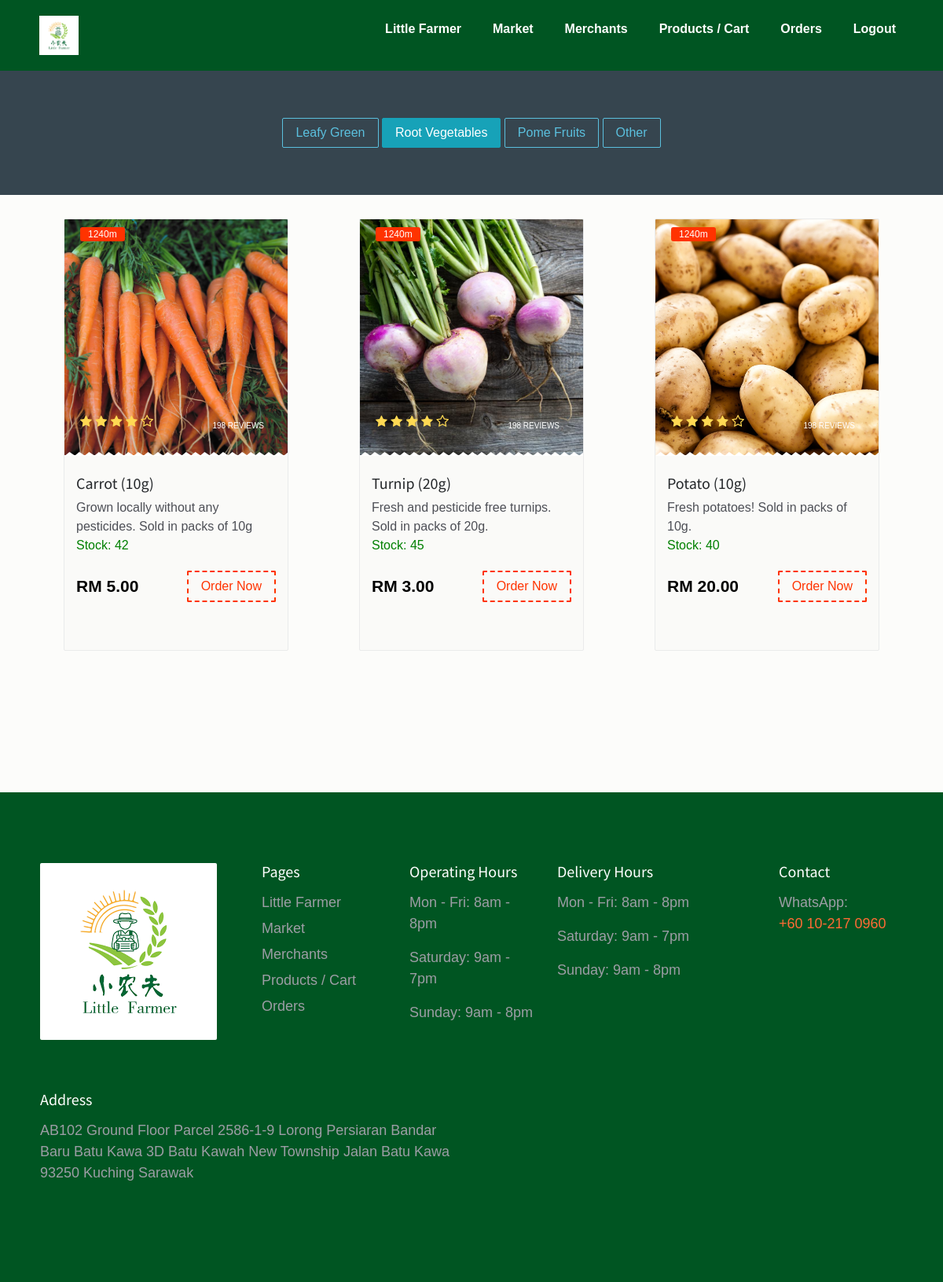
/category_products.php?categories_id=6 (signed in), run on an earlier commit of the app's database.
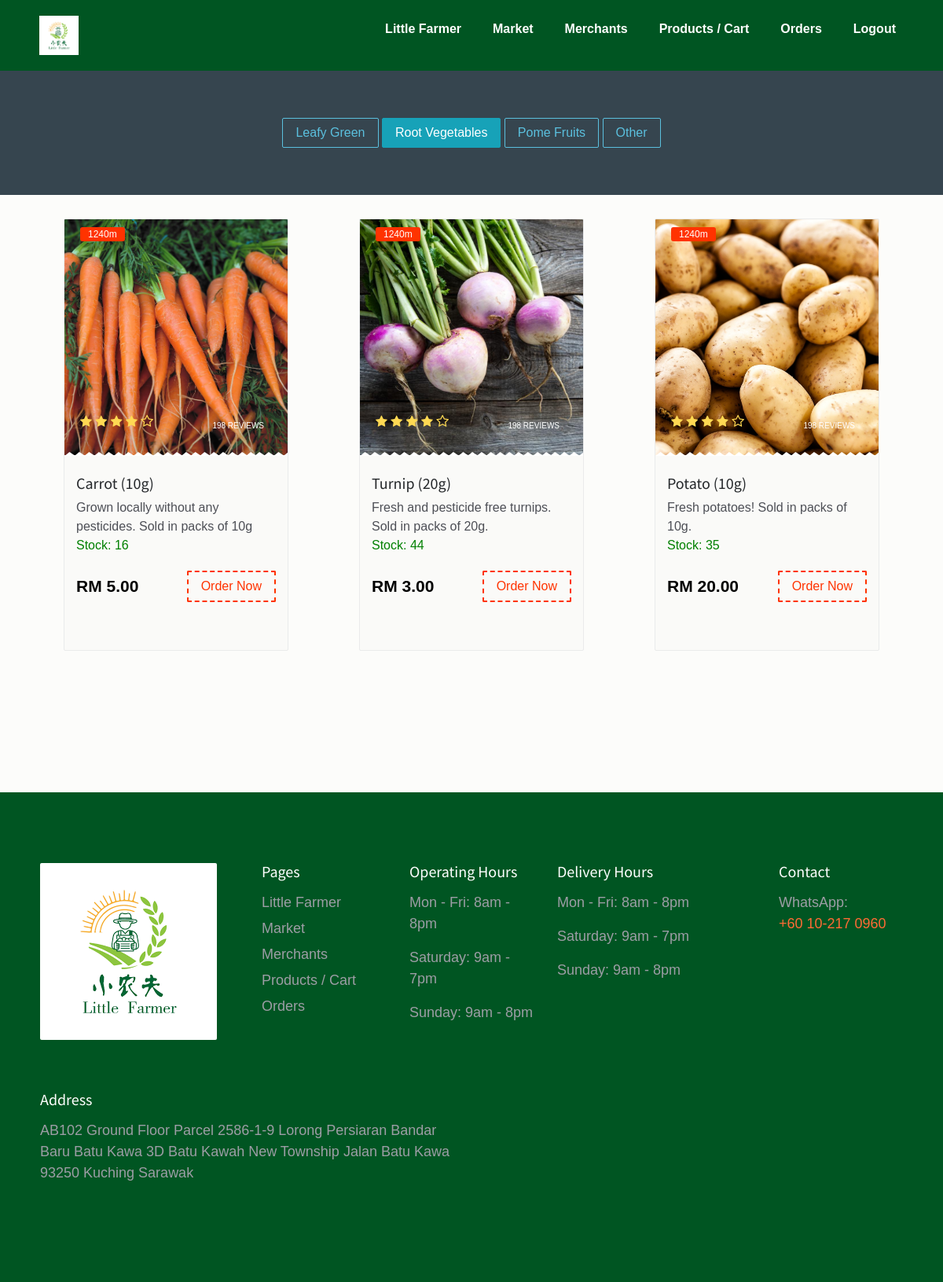
And on a later commit of the database.
### tables this page shows
CREATE TABLE `product` (
  `product_id` int(11) NOT NULL,
  `product_name` varchar(255) NOT NULL,
  `product_image` text NOT NULL,
  `descr` varchar(500) NOT NULL,
  `weight` int(5) NOT NULL,
  `categories_id` int(11) NOT NULL,
  `quantity` decimal(11,3) NOT NULL,
  `price` decimal(10,2) NOT NULL,
  `owner` text NOT NULL,
  `active` int(11) NOT NULL DEFAULT 0,
  `status` int(11) NOT NULL DEFAULT 0
);

### category_products.php (the view, shortened to what this page needs)
<!DOCTYPE html>
<html lang="en">
<head>
    <link href="css/bootstrap.min.css" rel="stylesheet">
    <link href="css/font-awesome.min.css" rel="stylesheet">
    <link href="css/animsition.min.css" rel="stylesheet">
    <link href="css/animate.css" rel="stylesheet">
    <link href="css/style.css" rel="stylesheet">
</head>
<body class="home">
    <?php include("includes/header.php"); ?>
    <section class="hero">
        <div class="hero-inner">
            <?php
                $activeCategoryId = isset($_GET['categories_id']) ? $_GET['categories_id'] : '';
            ?>
            <div>
                <a href="category_products.php?categories_id=5" class="btn btn-outline-info <?= $activeCategoryId == 5 ? 'active-link' : '' ?>" role="button">Leafy Green</a>
                <a href="category_products.php?categories_id=6" class="btn btn-outline-info <?= $activeCategoryId == 6 ? 'active-link' : '' ?>" role="button">Root Vegetables</a>
                <a href="category_products.php?categories_id=7" class="btn btn-outline-info <?= $activeCategoryId == 7 ? 'active-link' : '' ?>" role="button">Pome Fruits</a>
                <a href="category_products.php?categories_id=8" class="btn btn-outline-info <?= $activeCategoryId == 8 ? 'active-link' : '' ?>" role="button">Other</a>
            </div>
        </div>
    </section>
    <section class="popular">
        <div class="container">
            <div class="row">
            <?php
            if (isset($_GET['categories_id']))
            {
                $id = $_GET['categories_id'];
            }
            else
            {
                $id = 0;
            }
            $ress = mysqli_query($db, "SELECT * FROM product WHERE categories_id = {$id}");
            while ($r = mysqli_fetch_array($ress))
            {
                echo '<div class="col-xs-12 col-sm-6 col-md-4 food-item">
                        <div class="food-item-wrap">
                            <div class="figure-wrap bg-image search-product" data-image-src="' . $r['product_image'] . '">
                                <div class="distance"><i class="fa fa-pin"></i>1240m</div>
                                <div class="rating pull-left"> <i class="fa fa-star"></i> <i class="fa fa-star"></i> <i class="fa fa-star"></i> <i class="fa fa-star"></i> <i class="fa fa-star-o"></i> </div>
                                <div class="review pull-right"><a href="#">198 reviews</a> </div>
                            </div>
                            <div class="product content" data-product-id="'.$r['product_id'].'" data-product-owner="'.$r['owner'].'">
                                <div class="price-btn-block">
                                    <a href="dishes.php?res_id='.$r['owner'].'"> <h5>'.$r['product_name'].'</h5></a>
                                    <div>'.$r['descr'].'</div>
                                    <div class="product-name" style="color: green;"> Stock: '.(int) $r['quantity'].'</div>
                                    <span class="price">RM '.$r['price'].'</span>
                                    <button class="btn theme-btn-dash pull-right addToCart">Order Now</button>
                                </div>
                            </div>
                        </div>
                    </div>';
            }
            ?>
        </div>
    </section>
    <?php
    include("includes/footer.php");
    ?>
</body>
</html>

### includes/header.php (shortened to what this page needs)
<header>
    <link rel="stylesheet" type="text/css" href="landing/style.css">
    <img src="landing/logo.png" alt="logo">
    <ul>
        <li <?php echo ($currentPage == 'home') ? 'class="active"' : ''; ?>>
            <a href="index.php">Little Farmer</a>
        </li>
        <li <?php echo ($currentPage == 'market') ? 'class="active"' : ''; ?>>
            <a href="market.php">Market</a>
        </li>
        <li <?php echo ($currentPage == 'merchants') ? 'class="active"' : ''; ?>>
            <a href="restaurants.php">Merchants</a>
        </li>
        <li <?php echo ($currentPage == 'products') ? 'class="active"' : ''; ?>>
            <a href="dishes.php">Products / Cart</a>
        </li>
        <li <?php echo ($currentPage == 'orders') ? 'class="active"' : ''; ?>>
            <a href="your_orders.php">Orders</a>
        </li>
        <?php
        echo '<li><a href="logout.php">Logout</a></li>';
        ?>
    </ul>
</header>

### includes/footer.php
<footer class="footer">
    <div class="container">
        <div class="row top-footer">
            <div class="col-xs-12 col-sm-3 footer-logo-block color-gray">
                <a href="#"> <img class="img-rounded" style = "margin-bottom:50px;" src="landing/logo.png" alt="logo"> </a>
            </div>
            <div class="col-xs-12 col-sm-2 pages color-gray">
                <h5>Pages</h5>
                <ul>
                    <li><a href="index.php">Little Farmer</a> </li>
                    <li><a href="market.php">Market</a> </li>
                    <li><a href="restaurants.php">Merchants</a> </li>
                    <li><a href="dishes.php">Products / Cart</a> </li>
                    <li><a href="your_orders.php">Orders</a> </li>
                </ul>
            </div>
            <div class="col-xs-12 col-sm-2 how-it-works-links color-gray">
                <h5>Operating Hours</h5>
                <p>Mon - Fri: 8am - 8pm</p>
                <p>Saturday: 9am - 7pm</p>
                <p>Sunday: 9am - 8pm</p>
            </div>
            <div class="col-xs-12 col-sm-3 popular-locations color-gray">
                <h5>Delivery Hours</h5>
                <p>Mon - Fri: 8am - 8pm</p>
                <p>Saturday: 9am - 7pm</p>
                <p>Sunday: 9am - 8pm</p>
            </div>
            <div class="col-xs-12 col-sm-2 WhatsApp color-gray">
                <h5>Contact</h5>
                <p>WhatsApp:<a href="https://api.whatsapp.com/send?phone=60102170960"><br/>+60 10-217 0960</a></p>
            </div>
        </div>
        <div class="bottom-footer">
            <div class="row">
                <div class="col-xs-12 col-sm-6 address color-gray">
                    <h5>Address</h5>
                    <p>AB102 Ground Floor Parcel 2586-1-9 Lorong Persiaran Bandar Baru Batu Kawa 3D Batu Kawah New Township Jalan Batu Kawa 93250 Kuching Sarawak</p></div>
            </div>
        </div>
    </div>
</footer>

### css/style.css (style rules this page uses)
body { background: rgba(252, 251, 249, 0.68); font-size: 16px; color: #4d4f56; font-weight: 400; overflow-x: hidden; }
.h1, .h2, .h3, .h4, .h5, .h6, h1, h2, h3, h4, h5, h6 { font-family: "Source Sans Pro", sans-serif; color: #25282b; }
a { color: #f30; }
ul { list-style-type: none; padding: 0; }
.container { max-width: 1270px; width: 94%; }
.form-control-lg, .dropdown-menu, .btn, .btn-group-lg > .btn, .btn-lg, .img-rounded { border-radius: 2px }
.btn { transition: all .4s; }
.theme-btn-dash { border: 2px dashed #f30; background-color: transparent; color: #f30 }
.hero { padding-top: 5%; padding-bottom: 5%; text-align: center; position: relative; background-color: #36454f; }
.hero:before { content: ""; display: block; height: 100%; position: absolute; top: 0; left: 0; width: 100%; z-index: 1; }
.hero .hero-inner { position: relative; z-index: 1 }
.popular { background-size: 100%; }
.food-item-wrap { border: 1px solid #eaebeb; border-radius: 2px; overflow: hidden; margin: 0 30px 180px 30px; background: #fafaf8; height: 550px; }
.food-item-wrap .price { font-size: 21px; font-weight: 700; color: #000; margin-top: 4px; display: inline-block; }
.food-item-wrap .product-name { margin-bottom: 20px; }
.food-item-wrap .content { padding: 25px 15px 35px; }
.food-item-wrap .figure-wrap { position: relative; height: 300px; }
.food-item-wrap .figure-wrap:after { position: absolute; bottom: -1px; left: 0; content: ""; background: url(../images/zig-zag.png); width: 100%; height: 5px; }
.food-item-wrap .review { margin-top: 5px; font-size: 10px; text-transform: uppercase; }
.food-item-wrap .distance { background: #f30; border-radius: 3px; color: #fff; font-size: 12px; padding: 0 10px; display: inline-block; position: absolute; top: 10px; left: 20px; }
.food-item-wrap .rating i { color: #ffd953; font-size: 16px; }
.food-item-wrap .rating .fa-star-o { font-size: 17px; }
.food-item-wrap .rating { position: absolute; bottom: 30px; left: 20px; }
.food-item-wrap .review { right: 30px; position: absolute; bottom: 30px; }
.food-item-wrap .review a { color: #fff; }
footer { background-color: #005522; padding: 90px 0; z-index: 1; position: relative; }
footer h5 { color: #fff; font-family: "Source Sans Pro", sans-serif; margin-bottom: 15px; }
.footer-logo-block img { display: block; margin-bottom: 15px; }
footer p, footer, footer span { font-weight: 300; color: #9c9da5; font-size:18px; }
footer ul li { margin-bottom: 6px; }
footer ul li a { color: #9c9da5; transition: all .3s; font-size:18px; }
.how-it-works-links { margin-bottom: 70px; }
.address p { margin-bottom: 35px; }
footer li a { line-height: 20px; display: inline-block; }
.active-link { color: #fff; background-color: #17a2b8; border-color: #17a2b8; }

### landing/style.css (style rules this page uses)
* { margin: 0; padding: 0; box-sizing: border-box; }
html, body { height: 100%; font-family: 'Arial', sans-serif; }
header { display: flex; justify-content: space-between; align-items: center; padding: 20px 50px; background-color: #005522; position: sticky; top: 0; z-index: 10; }
header img { height: 50px; width: auto; }
header ul { display: flex; gap: 20px; list-style: none; }
header li a { text-decoration: none; color: #FFF; font-weight: bold; padding: 5px 10px; border-radius: 5px; transition: background-color 0.3s; }
footer { background-color: #005522; padding: 90px 0; z-index: 1; position: relative; }
footer h5 { color: #fff; font-family: "Source Sans Pro", sans-serif; margin-bottom: 15px; }
.footer-logo-block img { display: block; margin-bottom: 15px; }
footer p, footer, footer span { font-weight: 300; color: #9c9da5; font-size:18px; }
footer ul li { margin-bottom: 6px; }
footer ul li a { text-decoration: none; color: #9c9da5; transition: all .3s; font-size:18px; }
.how-it-works-links { margin-bottom: 70px; }
.address p { margin-bottom: 35px; }
footer li a { line-height: 20px; display: inline-block; }
a[href="https://api.whatsapp.com/send?phone=60102170960"] { text-decoration: none; color: #FF6B35; }

What changed in the data, as far as the page shows it:
changed product "Carrot (10g)": quantity "42" → "16"
changed product "Turnip (20g)": quantity "45" → "44"
changed product "Potato (10g)": quantity "40" → "35"
